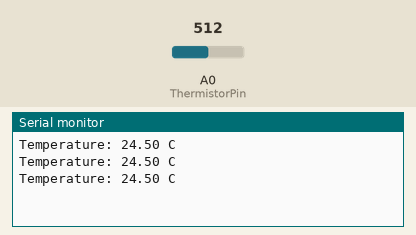
Recording of a sketch running on a simulated Arduino Uno, built with avr-gcc and run on an emulated ATmega328P. On the bench: the last lines printed to the serial monitor. Inputs (shaded band) come from the test bench; at power-on: A0 (ThermistorPin) = 512.

Above: at 1.3 s.
1.4 s: A0 (ThermistorPin) set to 716
At 1.9 s:
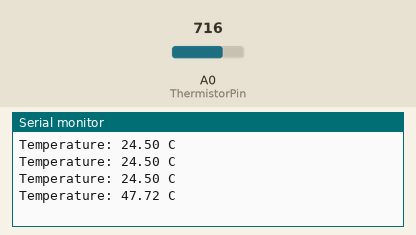
2.9 s: A0 (ThermistorPin) set to 900
At 3.4 s:
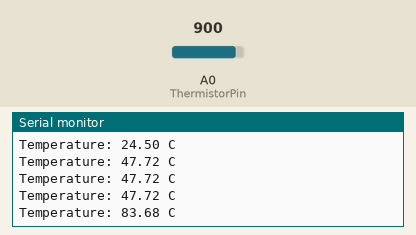
Timing chart, 0 to 5.9 s (numbered marks = the images above; inputs shaded):
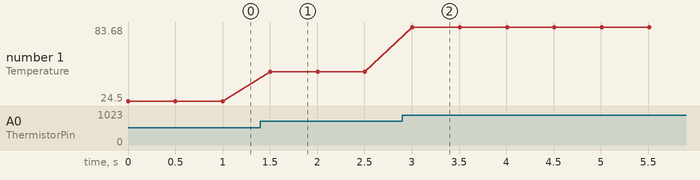

The sketch:

Hard_Task_2.ino
```cpp
/*
 * Giacomo and Silja
 * Lab 5
 */

int ThermistorPin = 0;
int Vo;
float R1 = 10000;
float logR2, R2, T, Tc, Tf;
float c1 = 1.009249522e-03, c2 = 2.378405444e-04, c3 = 2.019202697e-07;

void setup() {
  Serial.begin(9600);
}

void loop() {

  Vo = analogRead(ThermistorPin);
  R2 = R1 * (1023.0 / (float)Vo - 1.0);
  T = (1.0 / (c1 + c2 * log(R2) + c3 * log(R2) * log(R2) * log(R2)));
  Tc = T - 273.15;
  if (Tc <= 26.0 && Tc >= 0.0){
    Tc = int(((Tc) * 2.0) + 0.5) / 2.0;
    Serial.print("Temperature: ");
    Serial.print(Tc);
    Serial.println(" C");
  }
  else {
    Serial.print("Temperature: ");
    Serial.print(Tc);
    Serial.println(" C");
  }
  delay(500);
}
```

Measured:
- after the input at 1.4 s, the serial monitor: prints a new line after 0.10 s (image 1)
- after the input at 2.9 s, the serial monitor: prints a new line after 0.11 s (image 2)
- plotted number 1: 24.5 → 47.72 after the input at 1.4 s, 47.72 → 83.68 after the input at 2.9 s
